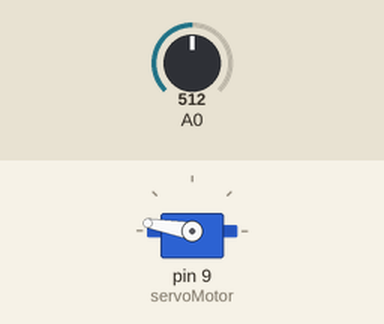
The sketch below on a simulated Arduino Uno, built with avr-gcc and run on an emulated ATmega328P. On the bench: servo. The test bench sets the inputs (shaded band); at power-on: A0 = 512.

Above: at 1.2 s.
1.3 s: A0 set to 716
At 2.5 s:
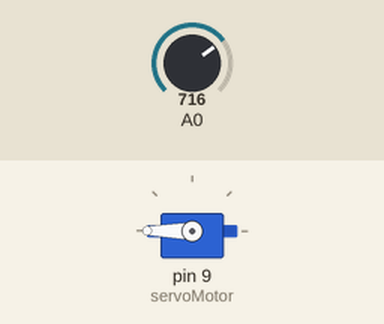
2.8 s: A0 set to 306
At 3.7 s:
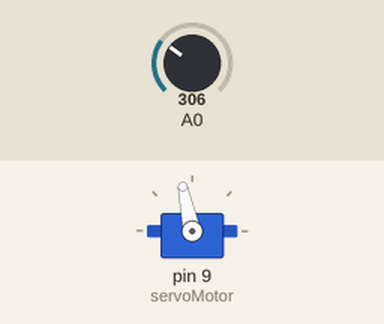
4.3 s: A0 set to 122
At 4.8 s:
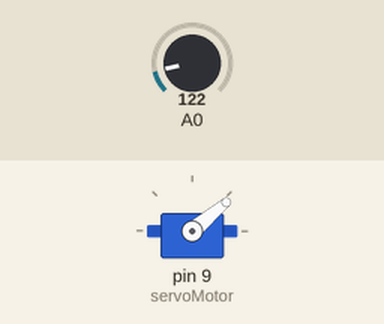
5.8 s: A0 set to 0
At 7.0 s:
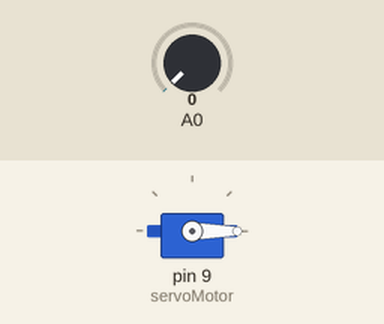
7.3 s: A0 set to 511
At 8.3 s:
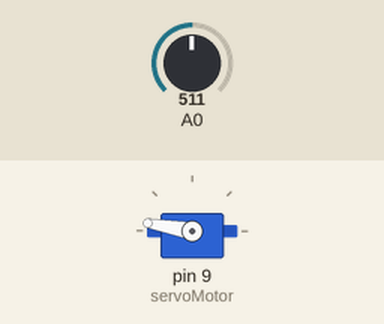
8.8 s: A0 set to 900
At 9.4 s:
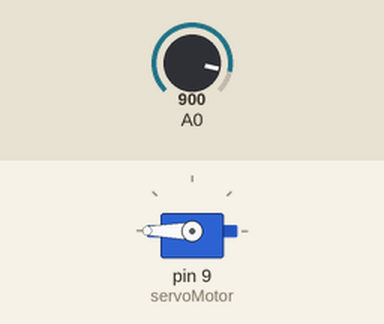
Timing chart, 0 to 11.3 s (numbered marks = the images above; inputs shaded):
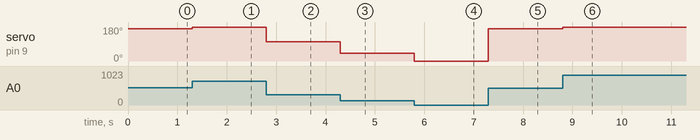

Measured:
- after the input at 1.3 s, servo on pin 9 (servoMotor): 170° → 180° at once
- after the input at 2.8 s, servo on pin 9 (servoMotor): 180° → 102° at once
- after the input at 4.3 s, servo on pin 9 (servoMotor): 102° → 40° at once
- after the input at 5.8 s, servo on pin 9 (servoMotor): 40° → 0° at once
- after the input at 7.3 s, servo on pin 9 (servoMotor): 0° → 170° at once
- after the input at 8.8 s, servo on pin 9 (servoMotor): 170° → 180° at once

The sketch:

15-ServomotoryPotenciometro-Arduino.ino
```cpp
/*
AUTOR: MICROSIDE TECHNOLOGY S.A. DE C.V.
FECHA: JUNIO 2019
*/

/**************************************************************************
Controlar la posición de un servomotor por medio de un potenciometro

utilizando los modulos PWM y ADC.
**************************************************************************/

#include <Servo.h>


Servo servoMotor;                           // Declaramos la variable para controlar el servo
int POSICION;

void setup() {

  servoMotor.attach(9);                    // Iniciamos el servo para que empiece a trabajar con el pin 9
}

void loop() {

  POSICION = analogRead(A0);              // Lee voltaje del potenciometro
  POSICION = POSICION/3;                  // acopla el paso para el motor
  servoMotor.write(POSICION);             // Desplaza a la posición

}
```
